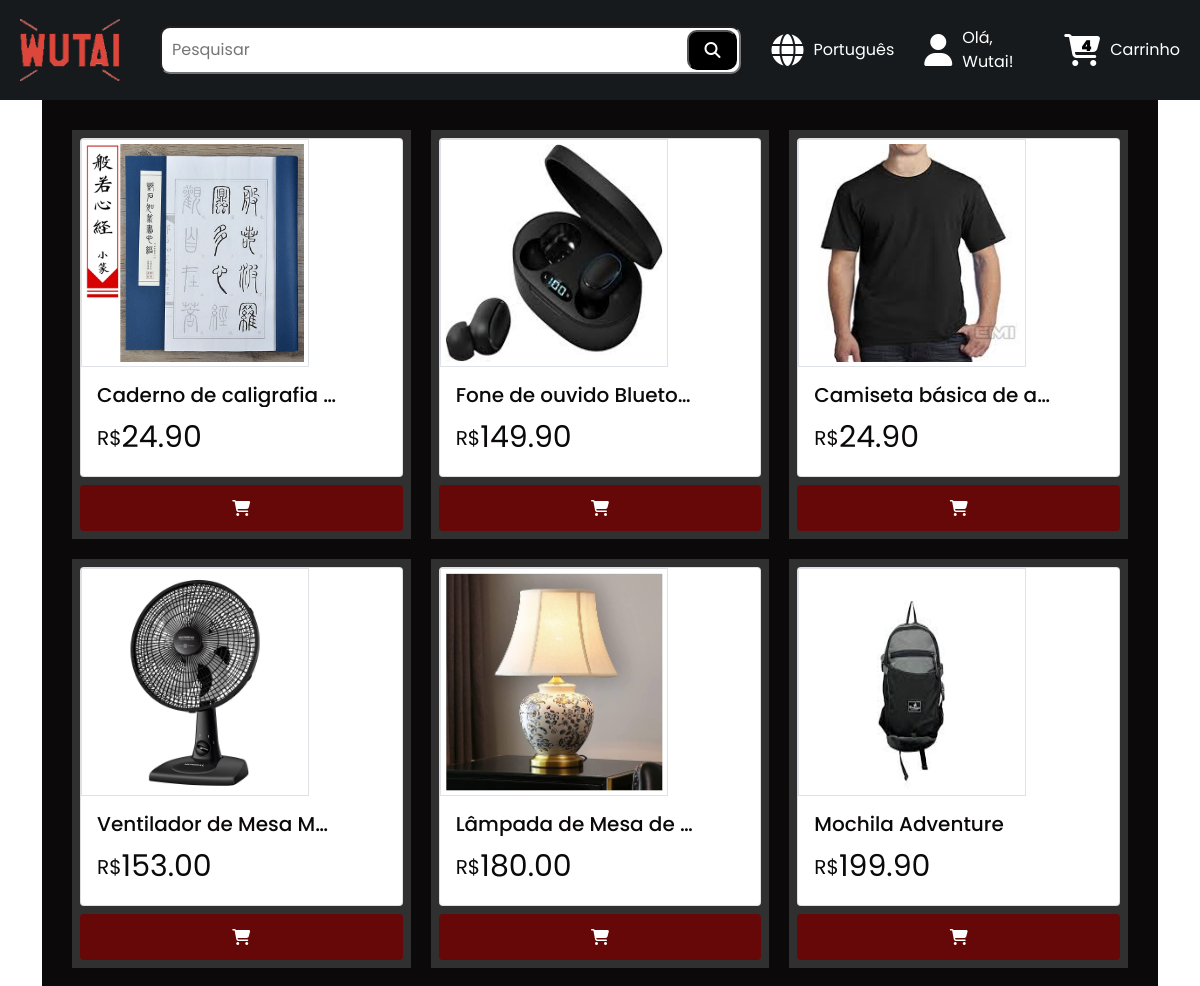
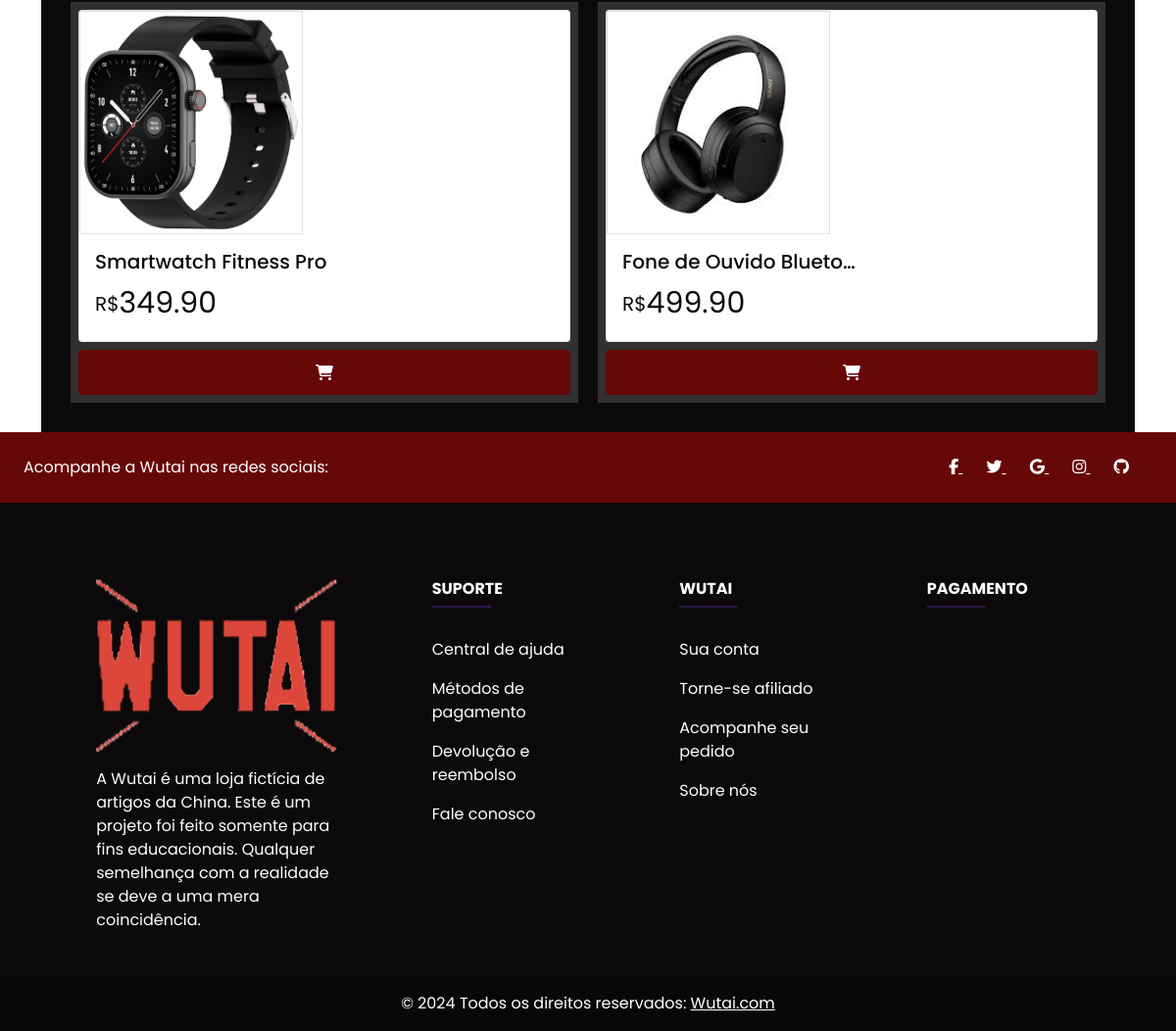
The page /Wutai/website/products/searchBar.php (signed in) on the database its author committed (2 pictures, top to bottom).
### tables this page shows
CREATE TABLE `product` (
  `idProduct` bigint(20) NOT NULL,
  `productName` varchar(100) NOT NULL,
  `category` varchar(60) NOT NULL,
  `quantity` int(11) NOT NULL,
  `productDescription` varchar(1000) NOT NULL,
  `productImage` varchar(255) NOT NULL,
  `price` decimal(10,2) NOT NULL,
  `deliver` varchar(60) NOT NULL,
  `idSeller` bigint(20) DEFAULT NULL
);

### Wutai/website/products/searchBar.php (the view, shortened to what this page needs)
<?php
extract($_POST);
?>
<!DOCTYPE html>
<html lang="pt-BR">
<head>
    <link rel="stylesheet" href="/php_programs/Wutai/Wutai/styles/header.css">
    <link rel="stylesheet" href="/php_programs/Wutai/Wutai/styles/products.css">
    <link rel="stylesheet" href="/php_programs/Wutai/Wutai/styles/footer.css">
    <link href="https://cdn.jsdelivr.net/npm/bootstrap@5.0.2/dist/css/bootstrap.min.css" rel="stylesheet">
</head>
<body>
    <?php
    include('../header/header.php');
    ?>
    <section class="container text-center">
        <div class="row gx-0 container__grid">
            <?php
            $product = mysqli_query($conn, "SELECT * FROM `product` WHERE `productName` LIKE '%$searchInput%'");
            while ($usuario = mysqli_fetch_assoc($product)) {
                echo
                '
                <div class="col">
                <a href="products/products_page.php?productId=' . $usuario['idProduct'] . '">
                <div class="card">
                <img src="/php_programs/Wutai/Wutai/website/seller/productCRUD/' . $usuario['productImage'] . '" alt="" class="img-thumbnail rounded-0" class="card-img-top" style="width: 19vw; height: 19vw;" alt="...">
                <div class="card-body">
                <h5 class="card-title">' . $usuario['productName'] . '</h5>
                <div class="price">
                <span style="font-size: 20px;">R$</span>
                <span style="font-size: 30px;">' . $usuario['price'] . '</span>
                <span style="font-size: 20px;"></span>
                <span style="font-size: 20px;"></span>
                </div>
                </div>
                </div>
                </a>
                <div class="add__to__cart">
                <a href="/php_programs/Wutai/Wutai/website/user/cart/addProductCart.act.php?productId=' . $usuario['idProduct'] . '"><i class="fa-solid fa-cart-shopping"></i></a>
                </div>
                </div>
                ';
            }
            ?>
        </div>
    </section>
    <?php
    include('../footer/footer.php');
    ?>
</body>
</html>

### Wutai/styles/header.css (style rules this page uses)
* { margin: 0; padding: 0; box-sizing: border-box; font-family: "Poppins", sans-serif; }

### Wutai/styles/products.css (style rules this page uses)
* { margin: 0; padding: 0; box-sizing: border-box; font-family: "Poppins", sans-serif; }
.row { padding: 30px; background-color: #0B090A; color: #FFFFFF; grid-gap: 20px; --bs-gutter-x: 0; }
.row .col { background-color: #303030; }
.row i { width: 100%; background-color: #660708; color: #fff; padding: 15px; transition: all 0.3s; }
.row a { position: relative; text-decoration: none; }
.card-title { width: 240px; color: #0B090A; white-space: nowrap; text-overflow: ellipsis; overflow: hidden; text-align: left; }
.price { display: flex; align-items: center; color: #0B090A; }
.card { margin: 0.5em; border: solid 1px rgba(204, 204, 204, 0.5803921569); }
.add__to__cart { margin: 0.5em; }
.add__to__cart i { border-radius: 0.25rem; }

### Wutai/styles/footer.css (style rules this page uses)
* { margin: 0; padding: 0; box-sizing: border-box; font-family: "Poppins", sans-serif; }

### rows shown on the page
product: productImage (picture), productName "Caderno de caligrafia…", price "24.90"
product: productImage (picture), productName "Fone de ouvido Blueto…", price "149.90"
product: productImage (picture), productName "Camiseta básica de a…", price "24.90"
product: productImage (picture), productName "Ventilador de Mesa M…", price "153.00"
product: productImage (picture), productName "Lâmpada de Mesa de…", price "180.00"
product: productImage (picture), productName "Mochila Adventure", price "199.90"
product: productImage (picture), productName "Smartwatch Fitness Pro", price "349.90"
product: productImage (picture), productName "Fone de Ouvido Blueto…", price "499.90"

### other values the page prints
$name "Wutai"
$count[0] "4"
